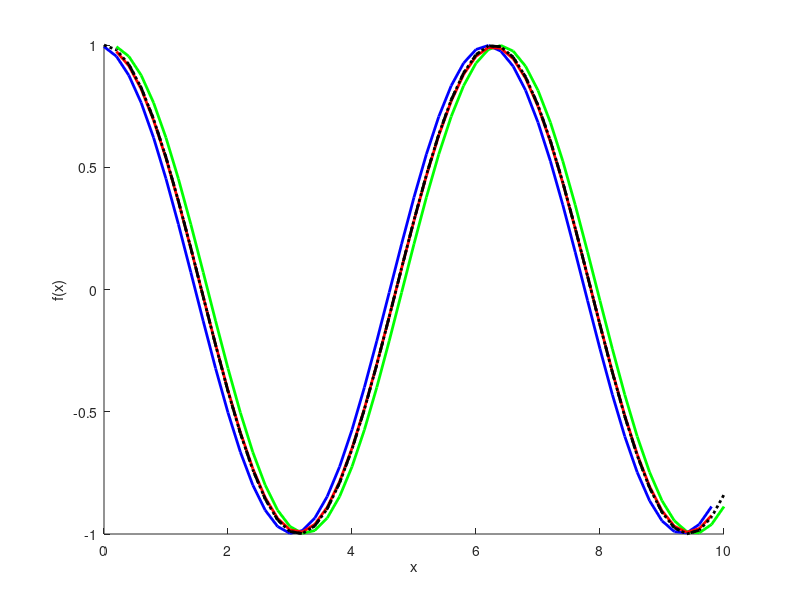

MATLAB code to generate this figure: (Note: this script raises an error after producing the figure.)
clear;clc;close all;

% Initialisation
x = 0:0.2:10;
y = sin(x); 
yprime = cos(x);

% Forward Difference
x1 = 0:0.2:10;
y1 = zeros(1,length(x1));

for i = 1:length(x1)-1
    y1(i) = (y(i+1)-y(i))/(x1(i+1)-x1(i));
end

y1(end) = NaN;

% Backward Difference
x2 = 0:0.2:10;
y2 = zeros(1,length(x2));

for i = 1:length(x2)
    if i == 1
        y2(i) = NaN;
    else
        y2(i) = (y(i)-y(i-1))/(x2(i)-x2(i-1));
    end
end

% Central Difference 
x3 = 0:0.2:10;
y3 = zeros(1,length(x3));
    
for i = 1:(length(x3)-1)
    if i == 1
        y3(i) = NaN;
    else
        y3(i) = (y(i+1)-y(i-1))/(x3(i+1)-x3(i-1));
    end
end
y3(end) = NaN;

% Analytical derivative of sin(x)
x4 = 0:0.2:10;
y4 = zeros(1,length(x4));

for i = 1:(length(x4)-2)
    if i == 1
        y4(i) = NaN;
    elseif i == 2
        y4(i) = NaN;
    else
        y4(i) = (y(i-2)-(8*y(i-1))+(8*y(i+1))-y(i+2))/(12*x4(i+1)-12*x4(i));
    end
end
y4(end-1) = NaN;
y4(end) = NaN;

% Analytical derivative of cos(x)
x5 = 0:0.2:10;
y5 = zeros(1,length(x5));

for i = 1:(length(x5)-2)
    if i == 1
        y5(i) = NaN;
    elseif i == 2
        y5(i) = NaN;
    else
        y5(i) = (yprime(i-2)-(8*yprime(i-1))+(8*yprime(i+1))-yprime(i+2))/(12*x5(i+1)-12*x5(i));
    end
end
y5(end-1) = NaN;
y5(end) = NaN;

figure(1) % creates a new figure to plot on
% k = black color :k = dotted black --b = dashed black.
hold on
plot(x1,y1, 'k', 'linewidth', 2 ,'color', 'blue')
plot(x2,y2, 'k', 'linewidth', 2 ,'color', 'green')
plot(x3,y3, 'k', 'linewidth', 2 ,'color', 'red')
plot(x4,y4, '--k', 'linewidth', 2 ,'color', 'black')
plot(x5,yprime, ':k', 'linewidth', 2 ,'color', 'black')

xlabel('x')
ylabel('f(x)')
legend('Forward Difference','Backward Difference','Central Difference','Analytical derivative of sin(x)','Actual Derivative', 'Location', 'NE')
title('Derivatives using different methods')


%%% PART B %%%


xB = 0:0.01:10; 
xB2 = 0:0.1:10;
xB3 = 0:0.5:10;

yB = (xB.*sin((xB.^2))) +1;
yBprime = sin((xB.^2)) + 2*((xB.^2)).*cos((xB.^2));

% Central Difference # 1
xB1 = 0:0.01:10;
yB1 = (xB1.*sin((xB1.^2))) +1;
    
for i = 1:(length(xB1)-1)
    if i == 1
        yB1a(i) = NaN;
    else
        yB1a(i) = (yB1(i+1)-yB1(i-1))/(xB1(i+1)-xB1(i-1));
    end
end


% Central Difference # 2
xB2 = 0:0.1:10;
yB2 = (xB2.*sin((xB2.^2))) +1;
    
for i = 1:(length(xB2)-1)
    if i == 1
        yB2a(i) = NaN;
    else
        yB2a(i) = (yB2(i+1)-yB2(i-1))/0.2;
    end
end


% Central Difference # 3
xB3 = 0:0.5:10;
yB3 = (xB3.*sin((xB3.^2))) +1;
    
for i = 1:(length(xB3)-1)
    if i == 1
        yB3a(i) = NaN;
    else
        yB3a(i) = (yB3(i+1)-yB3(i-1))/1;
    end
end




figure(2) % creates a new figure to plot on
hold on
plot(xB,yBprime, 'k', 'linewidth', 2 ,'color', 'red')
xB1 = linspace(0, 10, numel(yB1a)); 
plot(xB1,yB1a, '--k', 'linewidth', 2 ,'color', 'black')
xB2 = linspace(0, 10, numel(yB2a)); 
plot(xB2,yB2a, '--k', 'linewidth', 2 ,'color', 'blue')
xB3 = linspace(0, 10, numel(yB3a)); 
plot(xB3,yB3a, 'k', 'linewidth', 2 ,'color', 'green')
xlabel('x')
ylabel('f(x)')
legend('Analytical','h = 0.01','h = 0.1','h = 0.5', 'Location', 'NW')
title('Central Difference using different step sizes')





